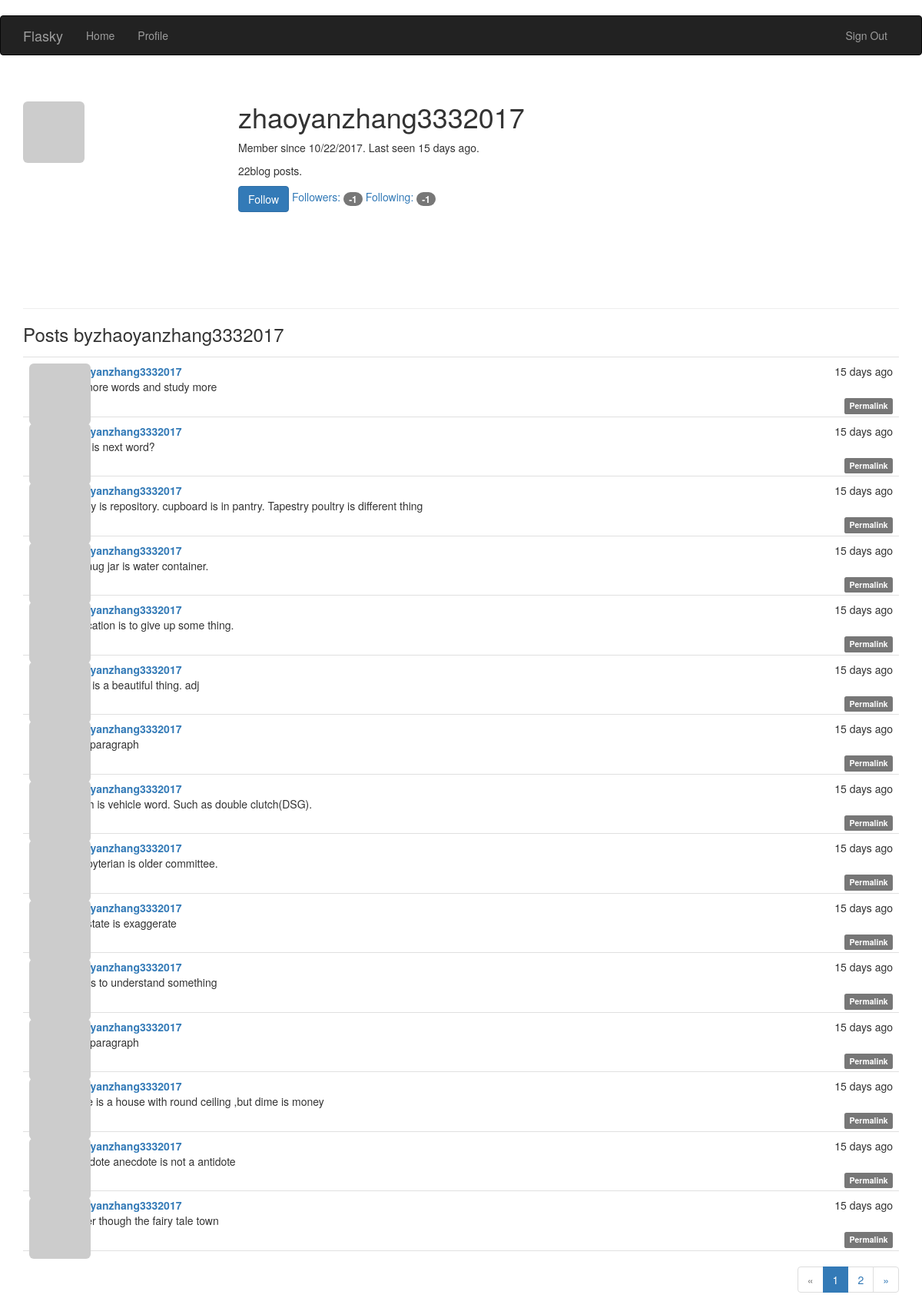
/user/zhaoyanzhang3332017 (signed in), run on an earlier commit of the app's database.
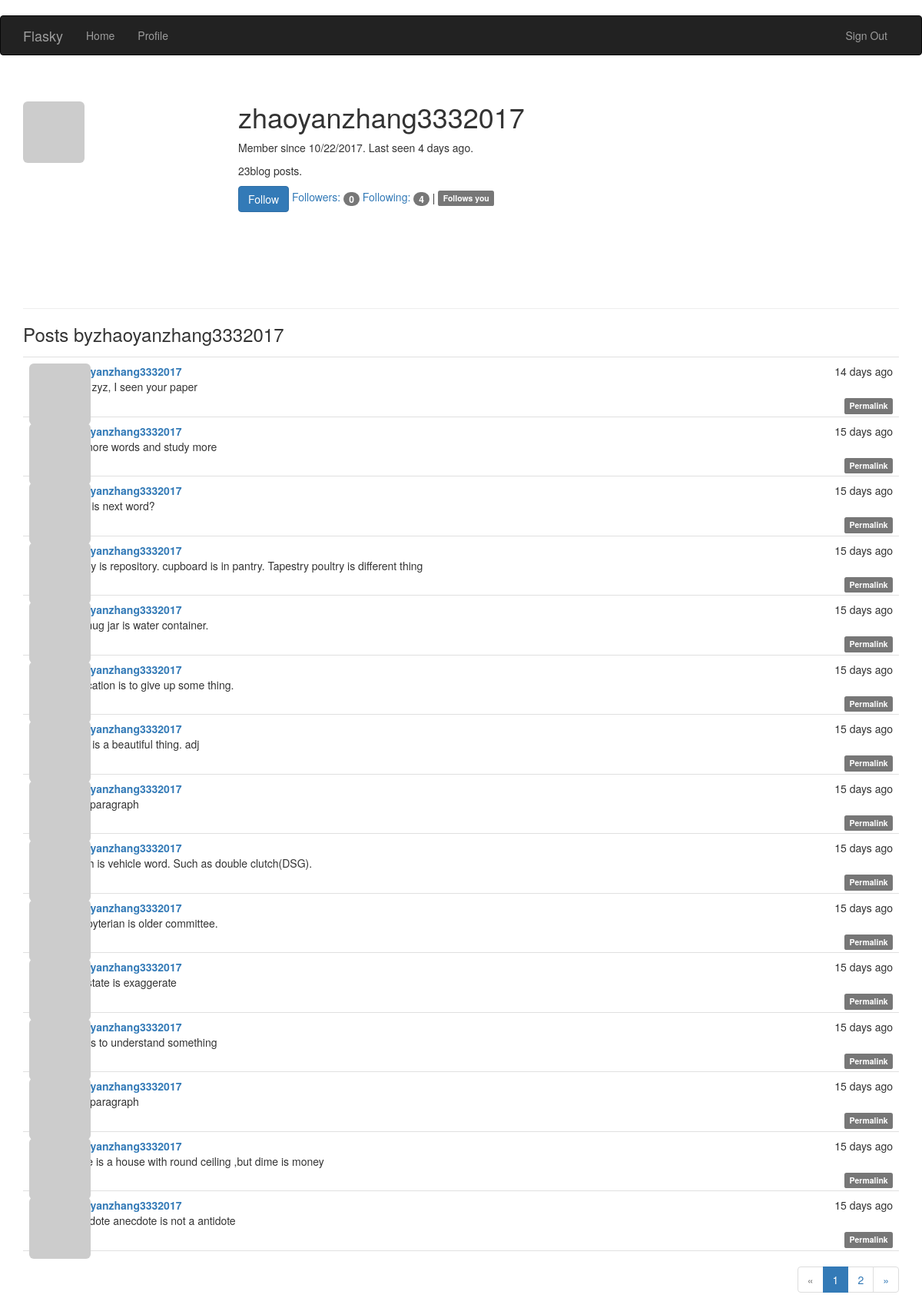
And on a later commit of the database.
### app/models.py (models this page shows, shortened)
class User(UserMixin,db.Model):
    __tablename__ = 'users'
    id = db.Column(db.Integer, primary_key=True)
    email = db.Column(db.String(64), unique=True, index=True)
    username = db.Column(db.String(64), unique=True, index=True)
    role_id = db.Column(db.Integer, db.ForeignKey('roles.id'))
    password_hash=db.Column(db.String(128))
    confirmed =db.Column(db.Boolean,default=False)
    posts=db.relationship('Post',backref='author',lazy='dynamic')
    followed = db.relationship('Follow',
                                foreign_keys=[Follow.follower_id],
                                backref=db.backref('follower', lazy='joined'),
                                lazy='dynamic',
                                cascade='all, delete-orphan')
    followers = db.relationship('Follow',
                                foreign_keys=[Follow.followed_id],
                                backref=db.backref('followed', lazy='joined'),
                                lazy='dynamic',
                                cascade='all, delete-orphan')
    @property
    def password(self):
        raise AttributeError ('password is not a readable attribute')
    @login_manager.user_loader
    def load_user(user_id):
        return User.query.get(int(user_id))
    def can(self,permissions):
        return self.role is not None and\
            (self.role.permissions & permissions) == permissions
    def is_administrator(self):
        return self.can(Permission.ADMINISTER)
    name= db.Column(db.String(64))
    location=db.Column(db.String(64))
    about_me=db.Column(db.Text())
    member_since=db.Column(db.DateTime(),default=datetime.utcnow)
    last_seen=db.Column(db.DateTime(),default=datetime.utcnow)
    def ping(self):
        self.last_seen=datetime.utcnow()
        db.session.add(self)
    avatar_hash =db.Column(db.String(32))
    def gravatar(self,size=100,default='identicon',rating='g'):
        if request.is_secure:
            url='https://secure.gravatar.com/avatar'
        else:
            url='http://www.gravatar.com/avatar'
        hash=self.avatar_hash or hashlib.md5(self.email.encode('utf-8')).hexdigest()
        return '{url}/{hash}?s={size}&d={default}&r={rating}'.\
            format(url=url,hash=hash,size=size,default=default,rating=rating)
    '''
    def change_email(self,token):
        pass
        self.email=new_email
        self.avatar_hashself.avatar_hash=hashlib.md5(self.email.encode('utf-8')).hexdigest()
        db.session.add(self)
    '''
    def is_following(self,user):
        return self.followed.filter_by(followed_id=user.id).first() is not None

class Post(db.Model):
    __tablename__='posts'
    id = db.Column(db.Integer,primary_key=True)
    body = db.Column(db.Text)
    body_html=db.Column(db.Text)
    timestamp=db.Column(db.DateTime,index=True,default=datetime.utcnow)
    author_id=db.Column(db.Integer,db.ForeignKey('users.id'))

### app/main/views.py (the view)
@main.route('/user/<username>')
def user(username):
    user= User.query.filter_by(username=username).first_or_404()
    page = request.args.get('page',1,type=int)
    pagination= user.posts.order_by(Post.timestamp.desc()).paginate\
            (page,per_page=15,error_out=False)
    posts=pagination.items
    return render_template('user.html',user=user,posts=posts,pagination=pagination)

### app/auth/views.py (called while the page is built)
@auth.before_app_request
def before_request():
    if current_user.is_authenticated:
        current_user.ping()
        if not current_user.confirmed\
                and request.endpoint[:5]!='auth.'\
                and request.endpoint !='static':
            return redirect(url_for('auth.unconfirmed'))

### app/main/__init__.py (called while the page is built)
@main.app_context_processor
def inject_permissions():
    return dict(Permission=Permission)

### app/templates/user.html (shortened to what this page needs)
{% extends "base.html" %}
{%import "_macros.html" as macros %}
{% block page_content %}
<div class="page-header">
    <img class="img-rounded profile-thumbnail" src="{{ user.gravatar(size=256) }}">
    <div class="profile-header">
        <h1>{{ user.username }}</h1>
        <p>Member since {{ moment(user.member_since).format('L') }}. Last seen {{ moment(user.last_seen).fromNow() }}.</p>
        <p>{{user.posts.count()}}blog posts.</p>
        <p>
            {% if current_user.can(Permission.FOLLOW) and user != current_user %}
                {% if not current_user.is_following(user) %}
                <a href="{{ url_for('.follow', username=user.username) }}" class="btn btn-primary">Follow</a>
                {% else %}
                <a href="{{ url_for('.unfollow', username=user.username) }}" class="btn btn-default">Unfollow</a>
                {% endif %}
            {% endif %}
            <a href="{{ url_for('.followers', username=user.username) }}">Followers: <span class="badge">{{ user.followers.count() - 1 }}</span></a>
            <a href="{{ url_for('.followed_by', username=user.username) }}">Following: <span class="badge">{{ user.followed.count() - 1 }}</span></a>
            {% if current_user.is_authenticated and user != current_user and user.is_following(current_user) %}
            | <span class="label label-default">Follows you</span>
            {% endif %}
        </p>
    </div>
</div>
<h3> Posts by{{user.username}}</h3>
{% include '_posts.html'%}
{% if pagination %}
<div class = "pagination">
    {{macros.pagination_widget(pagination,'.user',username=user.username)}}
</div>
{%endif%}
{% endblock %}

### app/templates/base.html (shortened to what this page needs)
﻿{% extends "bootstrap/base.html" %}
{% block head %}
{{ super() }}
<link rel="stylesheet" href="{{url_for('static',filename='styles.css')}}" type = "text/css">
{% endblock %}
{% block navbar %}
<div class="navbar navbar-inverse" role="navigation">
    <div class="container">
        <div class="navbar-header">
            <a class="navbar-brand" href="{{ url_for('main.index') }}">Flasky</a>
        </div>
        <div class="navbar-collapse collapse">
            <ul class="nav navbar-nav">
                <li>
                    <a href="{{ url_for('main.index') }}">
                        Home
                    </a>
                </li>
                {% if current_user.is_authenticated %}
                <li>
                    <a href="{{url_for('main.user',username=current_user.username)}}">
                        Profile
                    </a>
                </li>
                {%endif%}
            </ul>
            <ul class="nav navbar-nav navbar-right">
                {% if current_user.is_authenticated %}
                <li><a href="{{url_for('auth.logout')}}">Sign Out</a></li>
                {% else %}
                <li><a href="{{url_for('auth.login')}}">Sign In</a></li>
                {% endif %}
            </ul>
        </div>
    </div>
</div>
{% endblock %}
{% block content %}
<div class="container">
    {% block page_content %}{% endblock %}
</div>
{% endblock %}

### app/templates/_macros.html
{% macro pagination_widget(pagination, endpoint) %}
<ul class="pagination">
    <li{% if not pagination.has_prev %} class="disabled"{% endif %}>
        <a href="{% if pagination.has_prev %}{{ url_for(endpoint, page=pagination.prev_num, **kwargs) }}{% else %}#{% endif %}">
            &laquo;
        </a>
    </li>
    {% for p in pagination.iter_pages() %}
        {% if p %}
            {% if p == pagination.page %}
            <li class="active">
                <a href="{{ url_for(endpoint, page = p, **kwargs) }}">{{ p }}</a>
            </li>
            {% else %}
            <li>
                <a href="{{ url_for(endpoint, page = p, **kwargs) }}">{{ p }}</a>
            </li>
            {% endif %}
        {% else %}
        <li class="disabled"><a href="#">&hellip;</a></li>
        {% endif %}
    {% endfor %}
    <li{% if not pagination.has_next %} class="disabled"{% endif %}>
        <a href="{% if pagination.has_next %}{{ url_for(endpoint, page=pagination.next_num, **kwargs) }}{% else %}#{% endif %}">
            &raquo;
        </a>
    </li>
</ul>
{% endmacro %}

### app/templates/_posts.html (shortened to what this page needs)
<ul class="posts">
    {% for post in posts %}
    <li class="post">
        <div class="post-thumbnail">
            <a href="{{ url_for('.user', username=post.author.username) }}">
                <img class="img-rounded profile-thumbnail" src="{{ post.author.gravatar(size=40) }}">
            </a>
        </div>
        <div class="post-content">
            <div class="post-date">{{ moment(post.timestamp).fromNow() }}</div>
            <div class="post-author"><a href="{{ url_for('.user', username=post.author.username) }}">{{ post.author.username }}</a></div>
            <div class="post-body">
                {% if post.body_html %}
                    {{ post.body_html | safe }}
                {% else %}
                    {{ post.body }}
                {% endif %}
            </div>
            <div class="post-footer">
                <a href="{{ url_for('.post', id=post.id) }}">
                    <span class="label label-default">Permalink</span>
                </a>
            </div>
        </div>
    </li>
    {% endfor %}
</ul>

### app/static/styles.css (style rules this page uses)
.profile-thumbnail { position: absolute; }
.profile-header { min-height: 260px; margin-left: 280px; }
ul.posts { list-style-type: none; padding: 0px; margin: 16px 0px 0px 0px; border-top: 1px solid #e0e0e0; }
ul.posts li.post { padding: 8px; border-bottom: 1px solid #e0e0e0; }
div.post-date { float: right; }
div.post-author { font-weight: bold; }
div.post-thumbnail { position: absolute; }
div.post-content { margin-left: 48px; min-height: 48px; }
div.post-footer { text-align: right; }
div.pagination { width: 100%; text-align: right; padding: 0px; margin: 0px; }

What changed in the data, as far as the page shows it:
no longer on this page (row unchanged): Post: timestamp "15 days ago", author.username "zhaoyanzhang3332017", body_html "a river though the fairy tale town"
changed User "zhaoyanzhang3332017": last_seen "15 days ago" → "4 days ago"
added Post: timestamp "14 days ago", author.username "zhaoyanzhang3332017", body_html "hello zyz, I seen your paper"
Also different on the page:
{{ user.posts.count() }}: "22" → "23"
{{ user.followers.count() - 1 }}: "-1" → "0"
{{ user.followed.count() - 1 }}: "-1" → "4"
text now shown: "| Follows you"
